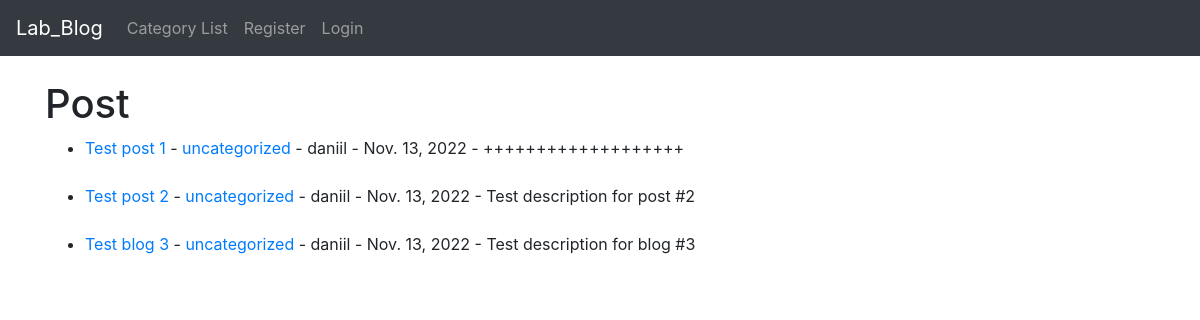
Before: / with the older database file.
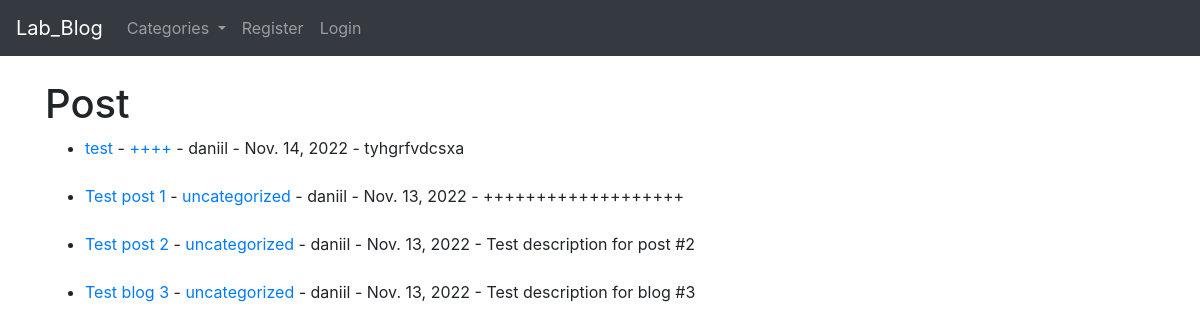
After: the same page with the newer database file.
### the_blog/models.py (models this page shows, shortened)
class Post(models.Model):
    title = models.CharField(max_length = 255)
    title_tag = models.CharField(max_length = 255)
    author = models.ForeignKey(User, on_delete = models.CASCADE)
    body = models.TextField()
    post_date = models.DateField(auto_now_add = True)
    category = models.CharField(max_length = 255, default = 'uncategorized')

### the_blog/views.py (the view)
# urls.py: path('', HomeView.as_view(), name = "home"),
class HomeView(ListView):
    model = Post
    template_name = "home.html"
    ordering = ['-post_date']
    def get_context_data(self, *args, **kwargs):
        categ_menu = Category.objects.all()
        context = super(HomeView, self).get_context_data(*args, **kwargs)
        context["categ_menu"] = categ_menu
        return context

### the_blog/models.py (called while the page is built)
    def __str__(self):
        return self.name

### the_blog/templates/home.html (shortened to what this page needs)
{% extends 'base.html' %}
{% block content %}
<h1>
    Post
</h1>
<ul>
{% for post in object_list %}
<li><a href = "{% url 'article-detail' post.pk %}">{{ post.title }}</a> -
    <a href = "{% url 'category' post.category %}">{{ post.category }}</a> - {{ post.author }} - {{ post.post_date }} -
{{ post.body|slice:":500"|safe }}</li>
<br/>
{% endfor %}
</ul>
{% endblock %}

Changed rows visible on the page:
added Post: title "test", category "++++", author "daniil", post_date "Nov. 14, 2022", body "tyhgrfvdcsxa"
Other visible differences:
text no longer shown: "Category List"
text now shown: "Categories"
